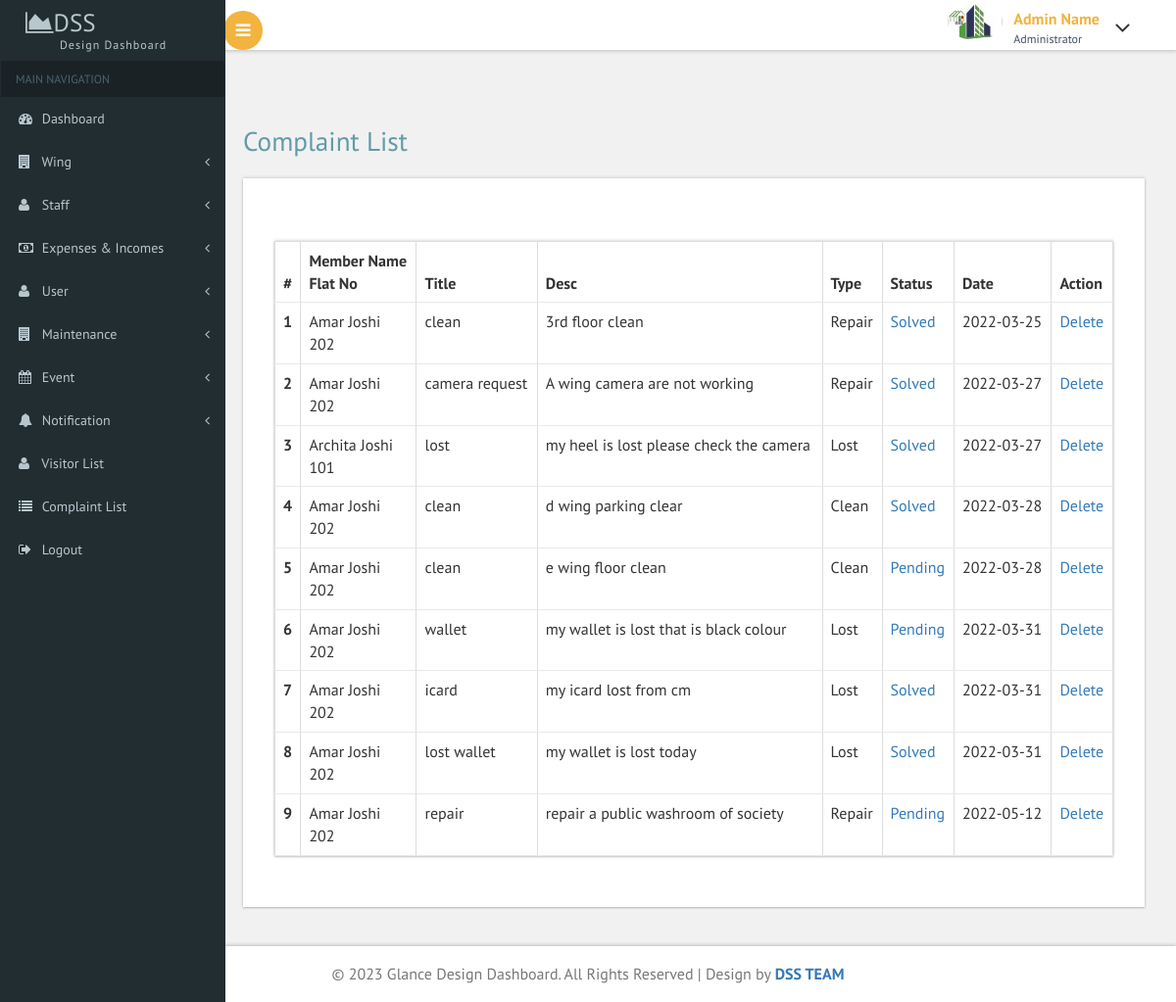
The page /complaint_list.php (signed in) on the database its author committed.
### tables this page shows
CREATE TABLE `sm_complaint` (
  `sm_c_id` int(10) NOT NULL,
  `sm_u_id` int(10) NOT NULL,
  `sm_u_title` varchar(20) NOT NULL,
  `sm_u_desc` text NOT NULL,
  `sm_u_c_type` varchar(20) NOT NULL,
  `sm_u_status` int(10) NOT NULL,
  `sm_u_r_date` date NOT NULL,
  `sm_u_c_date` date NOT NULL
);

CREATE TABLE `sm_user` (
  `u_id` int(10) NOT NULL,
  `w_id` int(10) NOT NULL,
  `u_r_id` int(10) NOT NULL,
  `u_flat_no` varchar(30) NOT NULL,
  `u_name` varchar(30) NOT NULL,
  `u_mobile` varchar(50) NOT NULL,
  `u_gender` varchar(20) NOT NULL,
  `u_t_member` int(10) NOT NULL,
  `u_dob` date NOT NULL,
  `u_email` varchar(30) NOT NULL,
  `u_pwd` text NOT NULL,
  `u_pic` text NOT NULL,
  `u_t_v_no` int(10) NOT NULL,
  `u_f_v_no` int(10) NOT NULL,
  `u_status` int(10) NOT NULL,
  `u_c_date` date NOT NULL
);

### complaint_list.php (the view, shortened to what this page needs)
<?php
include "database/conn.php";
$sql="SELECT * FROM sm_complaint,sm_user where sm_user.u_id=sm_complaint.sm_u_id" ;
$result=$conn->query($sql);
?>
<!DOCTYPE HTML>
<html>
<head>
<link href="css/bootstrap.css" rel='stylesheet' type='text/css' />
<link href="css/style.css" rel='stylesheet' type='text/css' />
<link href="css/font-awesome.css" rel="stylesheet">
 <link href='css/SidebarNav.min.css' media='all' rel='stylesheet' type='text/css'/>
<link href="css/custom.css" rel="stylesheet">
</head>
<body class="cbp-spmenu-push">
	<div class="main-content">
	<div class="cbp-spmenu cbp-spmenu-vertical cbp-spmenu-left" id="cbp-spmenu-s1">
				 <?php include 'extra/leftnavigationbar.php'?>
		<?php include 'extra/header.php'?>
		<div id="page-wrapper">
			<div class="main-page">
				<h2 class="title1" style="margin-top: 50px;">Complaint  List</h2>
				<div class="blank-page widget-shadow scroll" id="style-2 div1">
			<div class="bs-example widget-shadow" data-example-id="bordered-table">
						<table class="table table-bordered">
							<thead>
								<tr>
								  <th>#</th>
								  <th>Member Name<br>Flat No</th>
								  <th>Title</th>
								  <th>Desc</th>
								  <th>Type</th>
								  <th>Status</th>
								  <th>Date</th>
								  <th>Action</th>
								</tr>
							</thead>
							<tbody>
							<?php
							$i=1;
							while ($row=$result->fetch_assoc()) {
						?>
								<tr>
									<th scope="row"><?php echo $i;?></th>
									<td><?php echo $row['u_name'];?><br>  <?php echo $row['u_flat_no'];?></td>
									<td><?php echo $row['sm_u_title'];?></td>
									<td> <?php echo $row['sm_u_desc'];?></td>
									<td> <?php echo $row['sm_u_c_type'];?></td>
				 			<td>
								<?php
								if($row['sm_u_status']=='1')
								{
									echo "<a href='com.php?scid=$row[sm_c_id]'>Solved</a>";
								}
								else
								{
									echo "<a href='com.php?pcid=$row[sm_c_id]'>Pending</a>";
								}
										 ?>
										</td>
									<td> <?php echo $row['sm_u_r_date'];?></td>
							 <td>
							 	<a href="com.php?dsm_c_id=<?php echo $row['sm_c_id'];?>">Delete</a>
							 </td> </tr>
							<?php $i++; } ?>
								 </tbody>
						</table>
					</div>
				</div>
			</div>
		</div>
		<?php include 'extra/footer.php';?>
	</div>
</body>
</html>

### css/custom.css (style rules this page uses)
#page-wrapper { padding:5em 2em 2.5em; background-color: #F1F1F1; }

### rows shown on the page
sm_complaint: sm_user.u_name "Amar Joshi", sm_user.u_flat_no "202", sm_u_title "clean", sm_u_desc "3rd floor clean", sm_u_c_type "Repair", sm_u_r_date "2022-03-25"
sm_complaint: sm_user.u_name "Amar Joshi", sm_user.u_flat_no "202", sm_u_title "camera request", sm_u_desc "A wing camera are not working", sm_u_c_type "Repair", sm_u_r_date "2022-03-27"
sm_complaint: sm_user.u_name "Archita Joshi", sm_user.u_flat_no "101", sm_u_title "lost", sm_u_desc "my heel is lost please check the camera", sm_u_c_type "Lost", sm_u_r_date "2022-03-27"
sm_complaint: sm_user.u_name "Amar Joshi", sm_user.u_flat_no "202", sm_u_title "clean", sm_u_desc "d wing parking clear", sm_u_c_type "Clean", sm_u_r_date "2022-03-28"
sm_complaint: sm_user.u_name "Amar Joshi", sm_user.u_flat_no "202", sm_u_title "clean", sm_u_desc "e wing floor clean", sm_u_c_type "Clean", sm_u_r_date "2022-03-28"
sm_complaint: sm_user.u_name "Amar Joshi", sm_user.u_flat_no "202", sm_u_title "wallet", sm_u_desc "my wallet is lost that is black colour", sm_u_c_type "Lost", sm_u_r_date "2022-03-31"
sm_complaint: sm_user.u_name "Amar Joshi", sm_user.u_flat_no "202", sm_u_title "icard", sm_u_desc "my icard lost from cm", sm_u_c_type "Lost", sm_u_r_date "2022-03-31"
sm_complaint: sm_user.u_name "Amar Joshi", sm_user.u_flat_no "202", sm_u_title "lost wallet", sm_u_desc "my wallet is lost today", sm_u_c_type "Lost", sm_u_r_date "2022-03-31"
sm_complaint: sm_user.u_name "Amar Joshi", sm_user.u_flat_no "202", sm_u_title "repair", sm_u_desc "repair a public washroom of society", sm_u_c_type "Repair", sm_u_r_date "2022-05-12"
